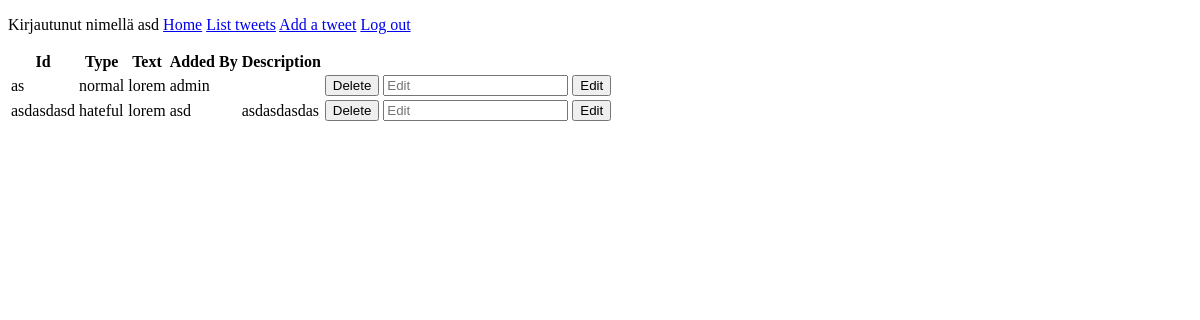
The app's page /tweets/5 (signed in), older data.
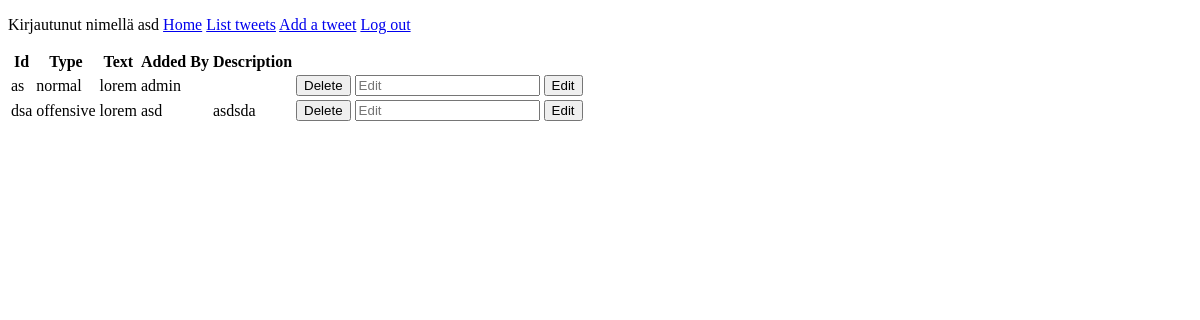
The same page, newer data.
### application/auth/models.py (models this page shows, shortened)
class User(db.Model):
    __tablename__ = "account"
    id = db.Column(db.Integer, primary_key=True)
    date_created = db.Column(db.DateTime, default=db.func.current_timestamp())
    date_modified = db.Column(db.DateTime, default=db.func.current_timestamp(),
                              onupdate=db.func.current_timestamp())
    name = db.Column(db.String(144), nullable=False)
    username = db.Column(db.String(144), nullable=False)
    password = db.Column(db.String(144), nullable=False)
    tweets = db.relationship("Tweet", backref='account', lazy=True)

### application/tweets/models.py (models this page shows, shortened)
class Tweet(db.Model):
    id = db.Column(db.Integer, primary_key=True)
    date_created = db.Column(db.DateTime, default=db.func.current_timestamp())
    date_modified = db.Column(db.DateTime, default=db.func.current_timestamp(),
    onupdate=db.func.current_timestamp())
    tweetid = db.Column(db.String(100))
    tweettype = db.Column(db.String(100))
    tweettext = db.Column(db.String(300))
    addedby = db.Column(db.String(100))
    tweetdescription = db.Column(db.String(100))
    account_id = db.Column(db.Integer, db.ForeignKey('account.id'),
                           nullable=False)

### application/tweets/views.py (the view)
@app.route("/tweets/<id>")
@login_required
def tweets_view(id):
    tweets = []
    tweets = db.session().query(Tweet).filter(Tweet.id.contains(id))
    return render_template('tweets/tweet.html', tweets=tweets)

### application/__init__.py (called while the page is built)
@login_manager.user_loader
def load_user(user_id):
    return User.query.get(user_id)

### application/templates/tweets/tweet.html (shortened to what this page needs)
{% extends "layout.html" %}
{% block body %}
  <p>
<table>
    <tr>
      <th>Id</th>
      <th>Type</th>
      <th>Text</th>
      <th>Added By</th>
        <th>Description</th>
      <th></th>
    </tr>
    {% for tweet in tweets %}
    <tr>
        <td>{{ tweet.tweetid }}</td>
        <td>{{ tweet.tweettype }}</td>
        <td>{{ tweet.tweettext }}</td>
        <td>{{ tweet.addedby }}</td>
        <td>{{ tweet.tweetdescription }}</td>
        <td>
                        <form method="POST" action="{{ url_for('tweet_delete', id = tweet.id) }}">
                            <input type="submit" value="Delete">
                        </form>
        </td>
        <td>
            <div>
            <form method="POST" action="{{ url_for('tweet_edit', id = tweet.id) }}">
                <input type="text" name="tweetdescription" placeholder="Edit"/>
                <input type="submit" value="Edit">
            </form>
                </div>
        </td>
    </tr>
    {% endfor %}
  </table>  </p>
{% endblock %}

### application/templates/layout.html (shortened to what this page needs)
  <!DOCTYPE html>
  <html>
    <head>
    </head>
    <body>
    <div class="topnav">
              {% if current_user.is_authenticated %}
      <p>
	Kirjautunut nimellä {{ current_user.name }}
        <a class="active" href="/">Home</a>
        <a href="{{ url_for('tweets_index') }}">List tweets</a>
        <a href="{{ url_for('tweets_form') }}">Add a tweet</a>
        <a href="{{ url_for('auth_logout') }}">Log out</a>
      </p>
      {% else %}
                  <h1>Log in or register to view page</h1>
                  <a href="{{ url_for('index') }}">Home</a>
      <a href="{{ url_for('auth_login') }}">Log in</a>
      <a href="{{ url_for('auth_register') }}"> Register </a>
      {% endif %}
    </div>
      {% block body %}{% endblock %}
    </body>
  </html>

Row changes from the older to the newer data that the page shows:
removed Tweet: tweetid "asdasdasd", tweettype "hateful", tweettext "lorem", addedby "asd", tweetdescription "asdasdasdas"
added Tweet: tweetid "dsa", tweettype "offensive", tweettext "lorem", addedby "asd", tweetdescription "asdsda"
